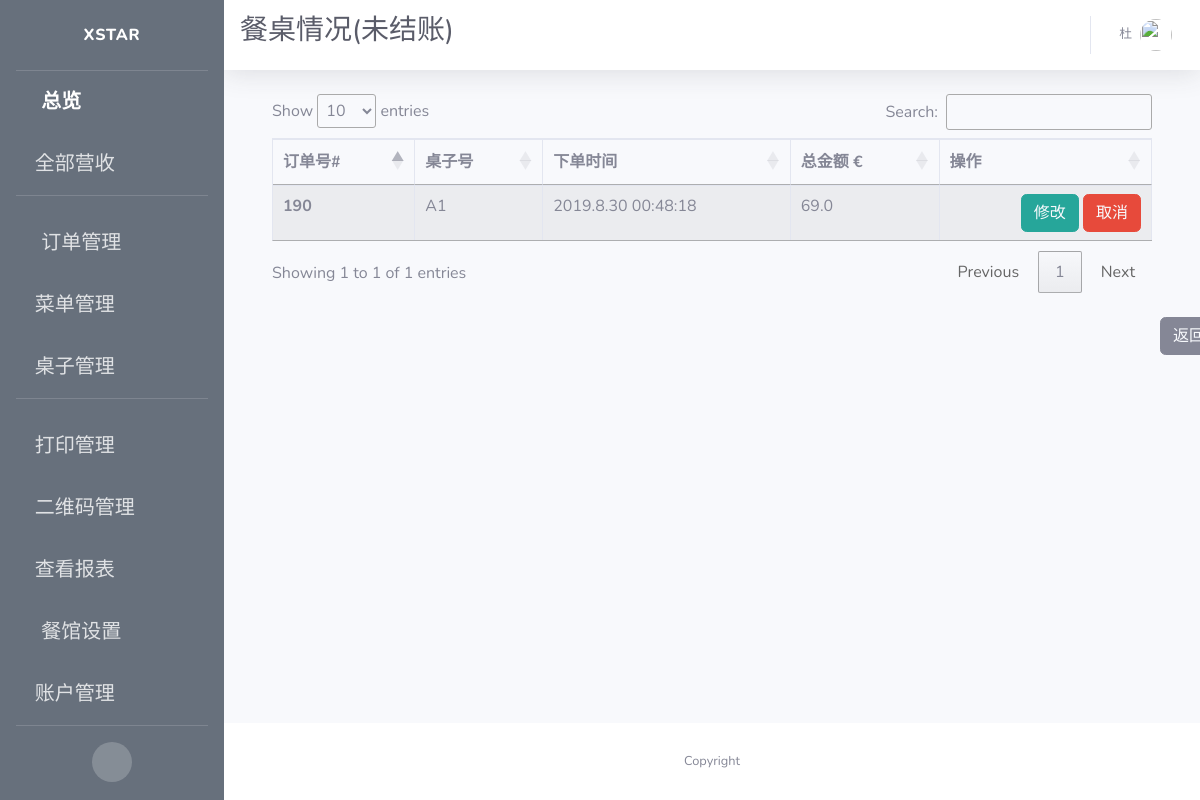
The page /admin/view/open/alacarte/orders (signed in) on the database as committed earlier.
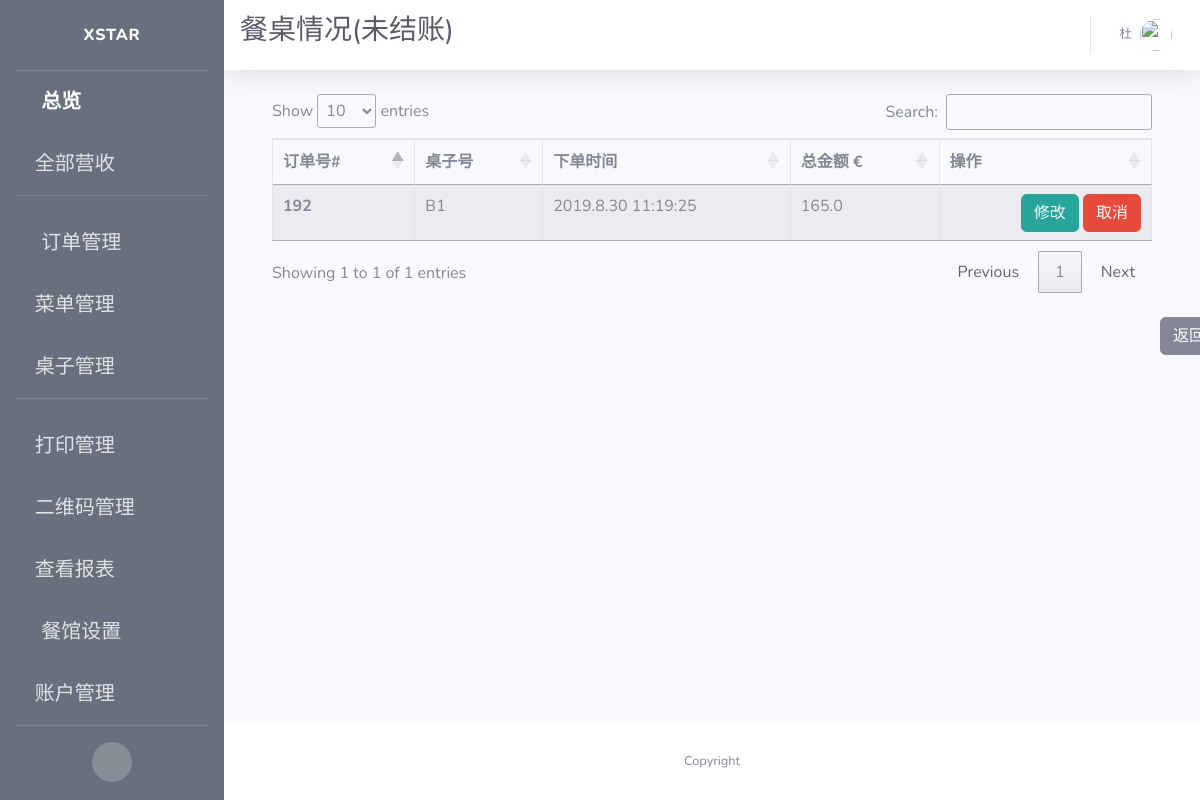
The same page on the database as committed later.
### app/models.py (models this page shows, shortened)
class User(UserMixin, db.Model):
    id = db.Column(db.Integer, primary_key=True)
    username = db.Column(db.String(64), index=True, unique=True, nullable=False)
    alias = db.Column(db.String(64))
    email = db.Column(db.String(120), unique=True)
    password_hash = db.Column(db.String(128))
    permissions = db.Column(db.Integer)
    container = db.Column(db.String(300))

class Order(db.Model):
    id = db.Column(db.Integer, primary_key=True, unique=True, index=True)
    totalPrice = db.Column(db.Float, unique=False)
    orderNumber = db.Column(db.String(200), unique=True)
    timeCreated = db.Column(db.DateTime, default=datetime.utcnow)
    isPaid = db.Column(db.Boolean, default=False)
    isReady = db.Column(db.Boolean, default=False)
    isPickedUp = db.Column(db.Boolean, default=False)
    items = db.Column(db.String(300))
    pay_via = db.Column(db.String(100))
    type = db.Column(db.String(100))
    container = db.Column(db.String(300))
    mealPrinted = db.Column(db.Boolean, default=False)
    printed = db.Column(db.Boolean, default=False)
    settleTime = db.Column(db.DateTime)
    settleID = db.Column(db.String(500))
    table_name = db.Column(db.String(500))
    seat_number = db.Column(db.String(500))
    isCancelled = db.Column(db.Boolean(), default=False)
    dishes = db.Column(db.String(1500))
    discount = db.Column(db.Float)
    discount_rate = db.Column(db.Float)

### app/routes.py (the view)
@app.route('/admin/view/open/alacarte/orders')
@login_required
def admin_view_alacarte_open_orders():
    orders = db.session.query(Order).filter(
        Order.type == "In",
        Order.isPaid == False).all()
    cur_orders = [order for order in orders if
                  order.timeCreated.date() ==
                  datetime.now(tz=pytz.timezone(timezone)).date()]
    items = {order.id: json.loads(order.items) for order in cur_orders}
    context = dict(open_orders=cur_orders,
                   items=items,
                   datetime_format=datetime_format,
                   referrer=request.headers.get('Referer'),
                   title=u"餐桌情况(未结账)")
    return render_template("admin_view_alalcarte_open_orders.html", **context)

### app/models.py (called while the page is built)
@login.user_loader
def load_user(id):
    return User.query.get(int(id))

### app/templates/admin_view_alalcarte_open_orders.html (shortened to what this page needs)
{% extends 'base.html' %}
{% block css %}
<link rel="stylesheet" type="text/css" href="https://cdn.datatables.net/1.10.19/css/jquery.dataTables.css">
<link rel="stylesheet" type="text/css" href="https://cdnjs.cloudflare.com/ajax/libs/twitter-bootstrap/4.1.3/css/bootstrap.css">
<link rel="stylesheet" type="text/css" href="https://cdn.datatables.net/1.10.19/css/dataTables.bootstrap4.min.css">
{% endblock %}
{% block title %}
<h1 class="h3 mb-2 text-gray-800">{{title}}</h1>
{% endblock %}
{% block content %}
<div class="container">
  <div class="row">
    <div class="col-sm-12">
      <table id="example" class="table table-striped table-bordered">
        <thead>
          <tr>
            <th scope="col">订单号#</th>
            <th scope="col">桌子号</th>
            <th scope="col">下单时间</th>
            <th scope="col">总金额 €</th>
            <th scope="col">操作</th>
          </tr>
        </thead>
        <tbody>
          {% for order in open_orders %}
          <tr>
            <th scope="row">{{order.id}}</th>
            <td>{{ order.table_name }}</td>
            <td>{{ order.timeCreated.strftime(datetime_format) }}</td>
            <td>{{ order.totalPrice }}</td>
            <td style="text-align:right">
              <span>
                <button type="button" class="btn btn-info" style="border-color:#26a69a; background-color:#26a69a;">
                  <a href={{ url_for('admin_alacarte_order_edit', order_id=order.id) }} style="color: rgb(247, 249, 252)">
                    修改
                  </a>
                </button>
              </span>
              <span>
                {% if not order.isCancelled and not order.isPaid %}
                <button type="button" class="btn btn-danger">
                  <a href={{ url_for('admin_cancel_alacarte_order', order_id=order.id) }} style="color: rgb(247, 249, 252)">
                    取消
                  </a>
                </button>
                {% endif %}
              </span>
            </td>
          </tr>
          {% endfor %}
        </tbody>
      </table>
    </div>
  </div>
</div>
<br>
<button type="button" class="btn btn-secondary" style="margin-left:912px">
  <a style="color: rgb(247, 249, 252)" href={{ referrer }} >
    返回
  </a>
</button>
{% endblock %}

### app/templates/base.html (shortened to what this page needs)
<!DOCTYPE html>
<html lang="en">
<head>
  {% block css %}
  {% endblock %}
  <link href="{{ url_for('static', filename='fontawesome-free/css/all.min.css') }}" rel="stylesheet" type="text/css">
  <link href="{{ url_for('static', filename='css/sb-admin-2.min.css')}}" rel="stylesheet">
</head>
<body id="page-top">
  <div id="wrapper">
    <ul class="navbar-nav bg-gradient-primary sidebar sidebar-dark accordion" id="accordionSidebar">
      <a class="sidebar-brand d-flex align-items-center justify-content-center" href="{{ url_for('index') }}">
        <div class="sidebar-brand-text mx-3">Xstar</div>
      </a>
      <hr class="sidebar-divider my-0">
      <li class="nav-item active">
        <a class="nav-link" href="{{url_for('index') }}">
          <i class="fas fa-fw fa-tachometer-alt"></i>
          <span>总览</span></a>
      </li>
      <li class="nav-item">
        <a class="nav-link collapsed" href="#" data-toggle="collapse" data-target="#collapseOne" aria-expanded="true" aria-controls="collapseOne">
          <i class="fas fa-money-bill-alt"></i>
          <span>全部营收</span>
        </a>
      </li>
      <hr class="sidebar-divider">
      <li class="nav-item">
        <a class="nav-link collapsed" href="#" data-toggle="collapse" data-target="#collapseTwo" aria-expanded="true" aria-controls="collapseTwo">
          <i class="fas fa-fw fa-cog"></i>
          <span>订单管理</span>
        </a>
      </li>
      <li class="nav-item">
        <a class="nav-link collapsed" href="#" data-toggle="collapse" data-target="#collapseMenu" aria-expanded="true" aria-controls="collapseTwo">
        <i class="fas fa-utensils"></i>
          <span>菜单管理</span>
        </a>
      </li>
      <li class="nav-item">
        <a class="nav-link collapsed" href="#" data-toggle="collapse" data-target="#collapseUtilities" aria-expanded="true" aria-controls="collapseUtilities">
          <i class="fas fa-chair"></i>
          <span>桌子管理</span>
        </a>
      </li>
      <hr class="sidebar-divider">
      <li class="nav-item">
        <a class="nav-link collapsed" href="#" data-toggle="collapse" data-target="#collapsePages" aria-expanded="true" aria-controls="collapsePages">
          <i class="fas fa-print"></i>
          <span>打印管理</span>
        </a>
      </li>
      <li class="nav-item">
        <a class="nav-link" href={{ url_for('qrcode_manage') }}>
          <i class="fas fa-qrcode"></i>
          <span>二维码管理</span>
        </a>
      </li>
      <li class="nav-item">
        <a class="nav-link collapsed" href="#" data-toggle="collapse" data-target="#collapseLogs" aria-expanded="true" aria-controls="collapseUtilities">
          <i class="far fa-sticky-note"></i>
          <span>查看报表</span>
        </a>
      </li>
      <li class="nav-item">
        <a class="nav-link" href="{{ url_for('set_store') }}">
          <i class="fas fa-fw fa-wrench"></i>
          <span>餐馆设置</span></a>
      </li>
      {% if current_user.permissions == 100 %}
      <li class="nav-item">
        <a class="nav-link" href="{{ url_for('boss_users_manage') }}">
          <i class="fas fa-users"></i>
          <span>账户管理</span></a>
      </li>
      {% else %}
      <li class="nav-item">
        <a class="nav-link" href="{{ url_for('users_manage') }}">
          <i class="fas fa-users"></i>
          <span>跑堂人员列表</span></a>
      </li>
      {% endif %}
      <hr class="sidebar-divider d-none d-md-block">
      <div class="text-center d-none d-md-inline">
        <button class="rounded-circle border-0" id="sidebarToggle"></button>
      </div>
    </ul>
    <div id="content-wrapper" class="d-flex flex-column">
      <div id="content">
        <nav class="navbar navbar-expand navbar-light bg-white topbar mb-4 static-top shadow">
          {% block title %}
          {% endblock %}
          <ul class="navbar-nav ml-auto">
            <li class="nav-item dropdown no-arrow">
              <a class="nav-link dropdown-toggle" href="#" id="userDropdown" role="button" data-toggle="dropdown" aria-haspopup="true" aria-expanded="false">
                <span class="mr-2 d-none d-lg-inline text-gray-600 small">{{ current_user.alias }}</span>
                <img class="img-profile rounded-circle" src="https://source.unsplash.com/QAB-WJcbgJk/60x60">
              </a>
            </li>
          </ul>
        </nav>
        <div class="container-fluid">
          {% block content %}{% endblock %}
        </div>
      </div>
      <footer class="sticky-footer bg-white">
        <div class="container my-auto">
          <div class="copyright text-center my-auto">
            <span>Copyright {{ company_name }}</span>
          </div>
        </div>
      </footer>
    </div>
  </div>
</body>
</html>

### app/templates/admin_view_alalcarte_open_orders.html (style rules this page uses)
.row:after { content: ""; display: table; clear: both; }

### app/templates/base.html (style rules this page uses)
.bg-gradient-primary { background-image: linear-gradient(180deg,#67707c 10%,#67707c 100%); background-size: cover; }

Rows that differ between the two databases and show on the page:
no longer on this page (row edited): Order: id "190", table_name "A1", timeCreated "2019.8.30 00:48:18", totalPrice "69.0"
added Order: id "192", table_name "B1", timeCreated "2019.8.30 11:19:25", totalPrice "165.0"
